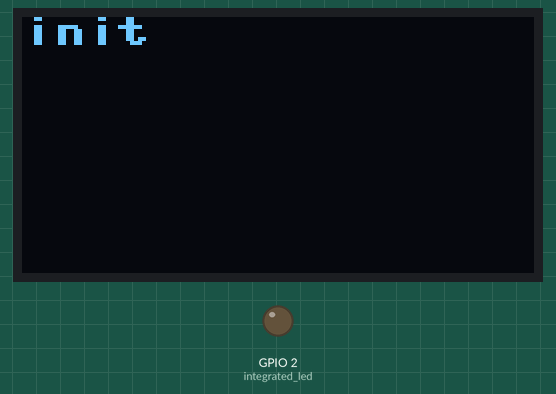
The program below on a simulated ESP32 board running MicroPython. On the bench: 128×64 one-colour display, output pins drawn as LEDs (lit = HIGH). A reset restarts the program. At 10.6 s the program restarts the board; the recording ends there.

Above: at 0.1 s.

The program:

main.py
```python
import greenhouse01
import urequests
import machine
import prometheus.server.multiserver
import prometheus.server.socketserver.udp
import prometheus.server.socketserver.tcp
import prometheus.server.socketserver.jsonrest
import prometheus.tftpd
import prometheus.pnetwork
import prometheus.logging as logging
import prometheus.pgc as gc
import time

gc.collect()


def td():
    prometheus.tftpd.tftpd()


class LocalEvents(prometheus.server.Server):
    def __init__(self, instance):
        """
        :type instance: greenhouse01.GreenHouse01
        """
        prometheus.server.Server.__init__(self, instance)
        self.timer = 0

    def pre_loop(self, **kwargs):
        self.timer = time.time() - 300
        self.instance.ssd.fill(False)
        self.instance.ssd.text('v: %s' % self.version(), 0, 0)
        self.instance.ssd.show()

    def loop_tick(self, **kwargs):
        diff = time.time() - self.timer
        if diff >= 300:
            self.timer = time.time()
            # print('1 sec event, diff=%d' % diff)
            assert isinstance(self.instance, greenhouse01.Greenhouse01)

            # update the screen with current values
            h1 = self.instance.hygrometer01.read()
            h2 = self.instance.hygrometer02.read()
            h3 = self.instance.hygrometer03.read()
            h4 = self.instance.hygrometer04.read()
            h5 = self.instance.hygrometer05.read()
            h6 = self.instance.hygrometer06.read()

            self.instance.ssd.fill(False)
            self.instance.ssd.text('v: %s' % self.version(), 0, 0)
            self.instance.ssd.text('t: %d o: %s' % (time.time(), prometheus.pnetwork.sta_if.isconnected()), 0, 10)
            if prometheus.pnetwork.sta_if.isconnected():
                self.instance.ssd.text('i:%s' % prometheus.pnetwork.sta_if.ifconfig()[0], 0, 20)
            self.instance.ssd.text('h1:%d h2:%d' % (h1, h2), 0, 30)
            self.instance.ssd.text('h3:%d h4:%d' % (h3, h4), 0, 40)
            self.instance.ssd.text('h5:%d h6:%d' % (h5, h6), 0, 50)

            dht_value = self.instance.dht11.value()
            temperature = '0'
            humidity = '0'
            if dht_value.find('c') != -1:
                temperature, humidity = dht_value.split('c')
            self.instance.ssd.text('tem:%s hum:%s' % (temperature, humidity), 0, 60)

            self.instance.ssd.show()

            # update thingspeak graph data
            # GET https://api.thingspeak.com/update?api_key=YC62U1B1P23RVPQS&field1=0
            # fields = temperature, humidity, hygro1, hygro2, hygro3, hygro4, hygro5, hygro6
            response = urequests.get('https://api.thingspeak.com/update?api_key=YC62U1B1P23RVPQS&field1=%s&field2=%s&'
                                     'field3=%s&field4=%s&field5=%s&field6=%s&field7=%s&field8=%s' % (temperature,
                                                                                                      humidity, h1,
                                                                                                      h2, h3, h4,
                                                                                                      h5, h6))
            del response


node = greenhouse01.Greenhouse01()
gc.collect()
multiserver = prometheus.server.multiserver.MultiServer()

udpserver = prometheus.server.socketserver.udp.UdpSocketServer(node)
multiserver.add(udpserver)
gc.collect()

tcpserver = prometheus.server.socketserver.tcp.TcpSocketServer(node)
multiserver.add(tcpserver)
gc.collect()

jsonrestserver = prometheus.server.socketserver.jsonrest.JsonRestServer(node, loop_tick_delay=0.1)
multiserver.add(jsonrestserver, bind_port=8080)
gc.collect()

# jsonrestsslserver = prometheus_servers.JsonRestServer(node,
#                                                       loop_tick_delay=0.1,  # for cpython, limits cpu cycles
#                                                       socketwrapper=prometheus_servers_ssl.SslSocket)
# multiserver.add(jsonrestsslserver, bind_host='', bind_port=4443)
# gc.collect()

localevents = LocalEvents(node)
multiserver.add(localevents)

logging.boot(udpserver)
try:
    multiserver.start()
except:
    gc.collect()

try:
    logging.error('crashed? rst')
except:
    gc.collect()

machine.reset()
```

greenhouse01.py
```python
import prometheus
import prometheus.dht11
import machine
import gc
import ssd1306


gc.collect()


class Greenhouse01(prometheus.Prometheus):
    def __init__(self):
        prometheus.Prometheus.__init__(self)

        self.integrated_led = prometheus.Led(machine.Pin(2, machine.Pin.OUT), state=False)
        self.register(prefix='i', integrated_led=self.integrated_led)

        self.hygrometer01 = prometheus.Adc(machine.Pin(36, machine.Pin.IN))
        self.register(prefix='h1', hygrometer01=self.hygrometer01)
        self.hygrometer01.adc.width(machine.ADC.WIDTH_12BIT)
        self.hygrometer01.adc.atten(machine.ADC.ATTN_11DB)

        self.hygrometer02 = prometheus.Adc(machine.Pin(39, machine.Pin.IN))
        self.register(prefix='h2', hygrometer02=self.hygrometer02)
        self.hygrometer02.adc.width(machine.ADC.WIDTH_12BIT)
        self.hygrometer02.adc.atten(machine.ADC.ATTN_11DB)

        self.hygrometer03 = prometheus.Adc(machine.Pin(34, machine.Pin.IN))
        self.register(prefix='h3', hygrometer03=self.hygrometer03)
        self.hygrometer03.adc.width(machine.ADC.WIDTH_12BIT)
        self.hygrometer03.adc.atten(machine.ADC.ATTN_11DB)

        self.hygrometer04 = prometheus.Adc(machine.Pin(35, machine.Pin.IN))
        self.register(prefix='h4', hygrometer04=self.hygrometer04)
        self.hygrometer04.adc.width(machine.ADC.WIDTH_12BIT)
        self.hygrometer04.adc.atten(machine.ADC.ATTN_11DB)

        self.hygrometer05 = prometheus.Adc(machine.Pin(32, machine.Pin.IN))
        self.register(prefix='h5', hygrometer05=self.hygrometer05)
        self.hygrometer05.adc.width(machine.ADC.WIDTH_12BIT)
        self.hygrometer05.adc.atten(machine.ADC.ATTN_11DB)

        self.hygrometer06 = prometheus.Adc(machine.Pin(33, machine.Pin.IN))
        self.register(prefix='h6', hygrometer06=self.hygrometer06)
        self.hygrometer06.adc.width(machine.ADC.WIDTH_12BIT)
        self.hygrometer06.adc.atten(machine.ADC.ATTN_11DB)

        self.dht11 = prometheus.dht11.Dht11(machine.Pin(19, machine.Pin.OUT))
        self.register(prefix='d', dht11=self.dht11)

        self.i2c = machine.I2C(freq=400000, scl=machine.Pin(22, machine.Pin.OUT), sda=machine.Pin(21, machine.Pin.OUT))
        self.ssd = ssd1306.SSD1306_I2C(width=128, height=64, i2c=self.i2c)

        self.ssd.text('init', 0, 0)
        self.ssd.show()

        # these are not exposed on this board
        # self.hygrometer07 = prometheus.Adc(machine.Pin(37, machine.Pin.IN))
        # self.register(prefix='h7', hygrometer07=self.hygrometer07)

        # self.hygrometer08 = prometheus.Adc(machine.Pin(38, machine.Pin.IN))
        # self.register(prefix='h8', hygrometer08=self.hygrometer08)
```
